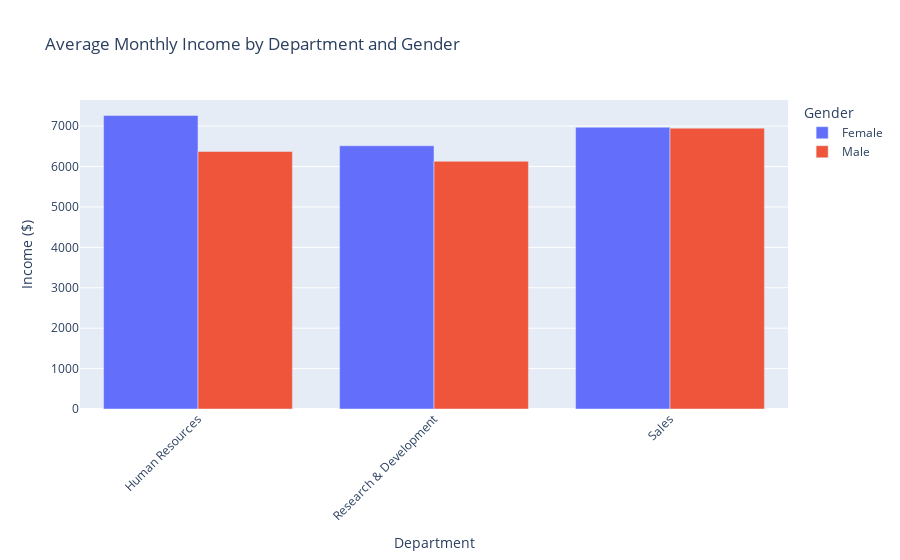

The cell this chart's notebook holds for it:
### Code cell
# Example 4: Gender pay analysis by department
df4, fig4 = query_and_visualize("Show average monthly income by department and gender")

### Figure 1 — Plotly figure (JSON) as saved in the notebook; plotly's stock layout.template omitted (floating-point values rounded to 4 significant figures)
{"data": [{"alignmentgroup": "True", "hovertemplate": "Gender=Female<br>Department=%{x}<br>Income ($)=%{y}<extra></extra>", "legendgroup": "Female", "marker": {"color": "#636efa", "pattern": {"shape": ""}}, "name": "Female", "offsetgroup": "Female", "orientation": "v", "showlegend": true, "textposition": "auto", "type": "bar", "x": ["Human Resources", "Research & Development", "Sales"], "xaxis": "x", "y": [7264.0, 6514.0, 6972.0], "yaxis": "y"}, {"alignmentgroup": "True", "hovertemplate": "Gender=Male<br>Department=%{x}<br>Income ($)=%{y}<extra></extra>", "legendgroup": "Male", "marker": {"color": "#EF553B", "pattern": {"shape": ""}}, "name": "Male", "offsetgroup": "Male", "orientation": "v", "showlegend": true, "textposition": "auto", "type": "bar", "x": ["Human Resources", "Research & Development", "Sales"], "xaxis": "x", "y": [6371.0, 6130.0, 6950.0], "yaxis": "y"}], "layout": {"barmode": "group", "legend": {"title": {"text": "Gender"}, "tracegroupgap": 0}, "title": {"text": "Average Monthly Income by Department and Gender"}, "xaxis": {"anchor": "y", "domain": [0, 1], "tickangle": -45, "title": {"text": "Department"}}, "yaxis": {"anchor": "x", "domain": [0, 1], "title": {"text": "Income ($)"}}}}
